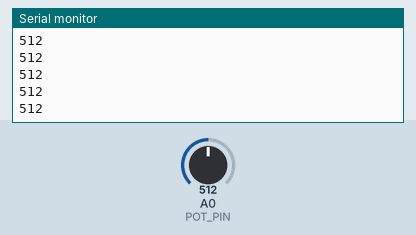
Recording of a sketch running on a simulated Arduino Uno, built with avr-gcc and run on an emulated ATmega328P. Parts: the last lines printed to the serial monitor. Inputs (shaded band) come from the test bench; at power-on: A0 (POT_PIN) = 512.

Above: at 1.2 s.
1.3 s: A0 (POT_PIN) set to 716
At 2.1 s:
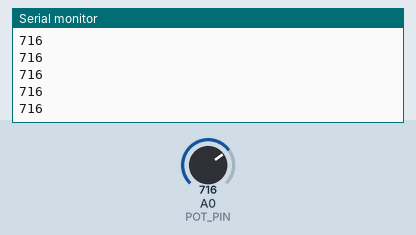
2.8 s: A0 (POT_PIN) set to 900
At 3.5 s:
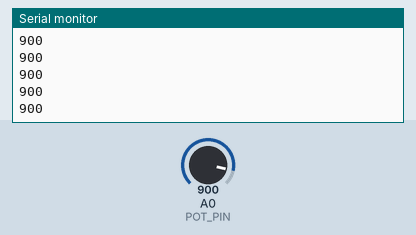
Timing chart, 0 to 5.8 s (numbered marks = the images above; inputs shaded):
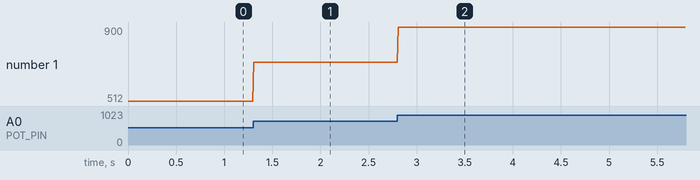

The sketch:

pot_read.ino
```cpp
#define POT_PIN A0

void setup() {
  // put your setup code here, to run once:
  Serial.begin(9600);
  pinMode(POT_PIN, INPUT);
}

void loop() {
  // put your main code here, to run repeatedly:
  int val = analogRead(POT_PIN);
  Serial.println( val );
  delay(10);
}
```

Measured:
- after the input at 1.3 s, the serial monitor: prints a new line at once (image 1)
- after the input at 2.8 s, the serial monitor: prints a new line at once (image 2)
- plotted number 1: 512 → 716 after the input at 1.3 s, 716 → 900 after the input at 2.8 s
